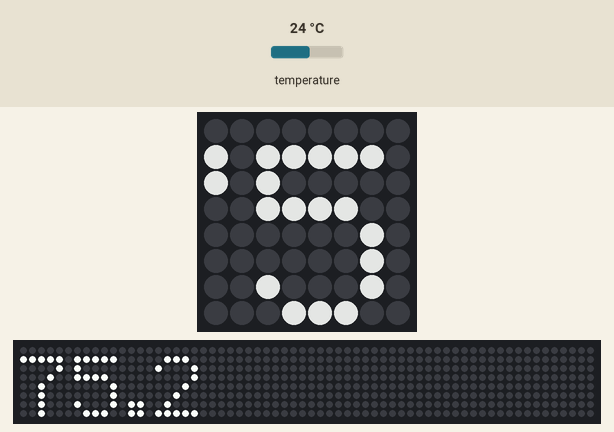
Recording of a program running on a simulated Raspberry Pi (BCM pin numbers) with a Sense HAT. Parts: the Sense HAT's 8×8 RGB LED matrix, a strip that is not on the board, showing the scrolling text unrolled. The inputs (shaded band) are chosen by the test bench; at power-on: temperature 24 °C. Dim RGB values are drawn brighter than linear; the 64×8 strip is a reading aid, not a part: it shows the text the matrix is scrolling, unrolled, one strip-width of it at a time; what the program prints to the terminal is not drawn.

Above: at 1.28 s.
1.3 s: temperature set to 12 °C
At 3.09 s:
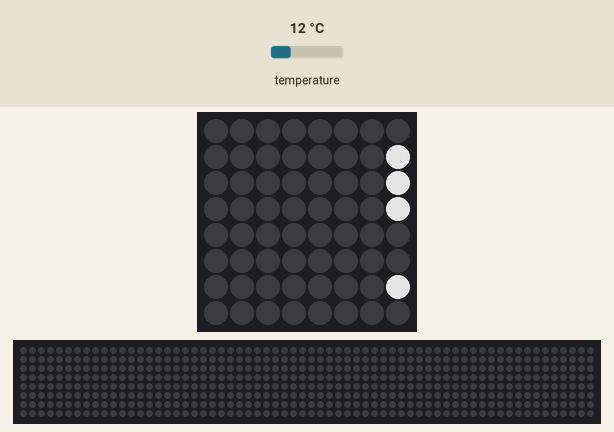
5.1 s: temperature set to 19 °C
At 8.73 s:
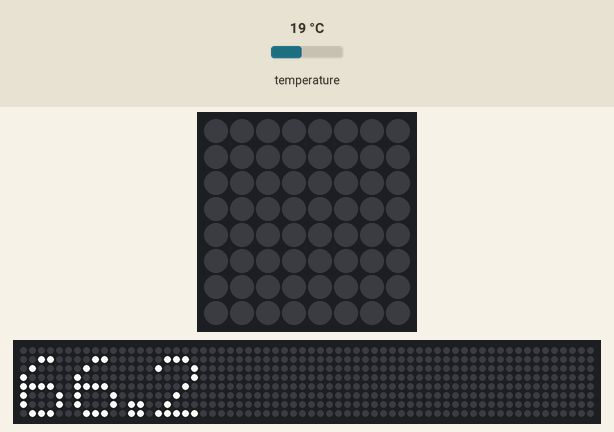
8.9 s: temperature set to 28 °C
At 11.86 s:
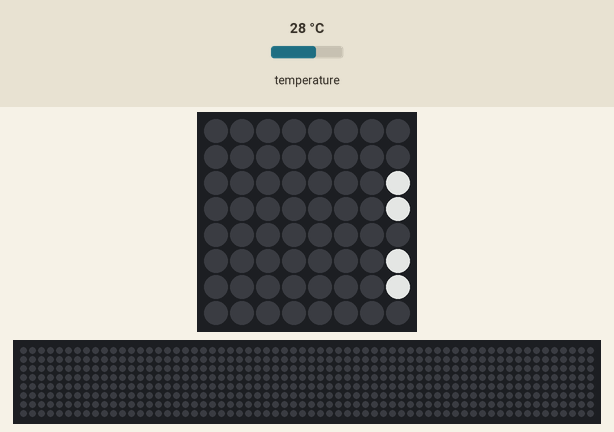

The program:

temp.py
```python
import atexit
from sense_hat import SenseHat


sense = SenseHat()

sense.low_light = True
sense.set_rotation(180)


def exit_handler():
    print("exiting program...")
    sense.clear()


def convertCelsiusToFahrenheit(val):
    return round(val * 1.8 + 32, 1)


def main():
    print("starting temp reader...")

    while True:
        reading = sense.get_temperature()
        sense.show_message(str(convertCelsiusToFahrenheit(reading)))


atexit.register(exit_handler)

main()
```
